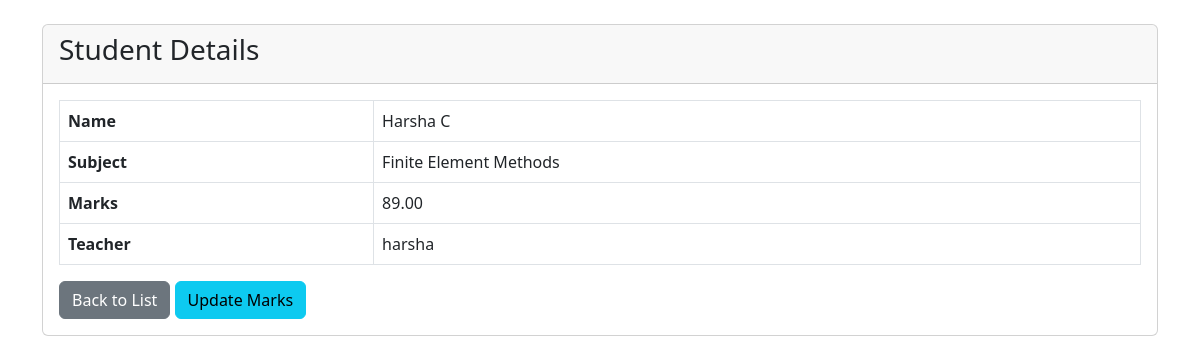
The app's page /student/1/ (signed in), older data.
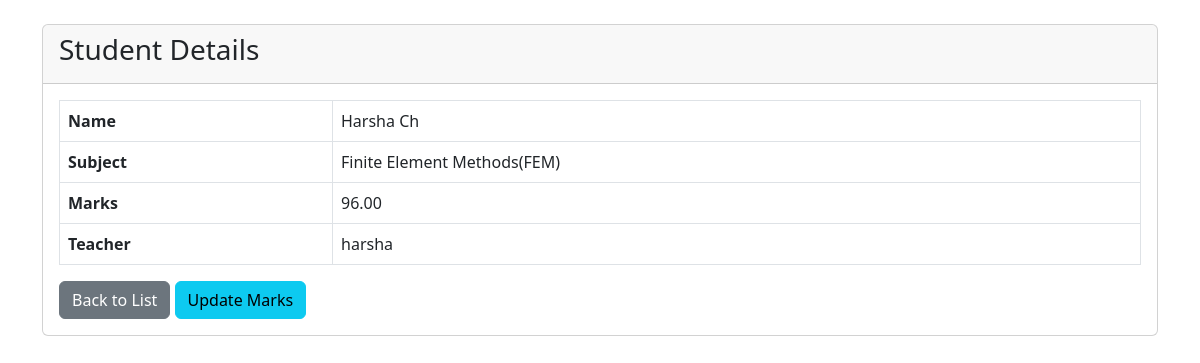
The same page, newer data.
### portal/models.py (models this page shows, shortened)
class Student(models.Model):
    name = models.CharField(max_length=100)
    subject = models.CharField(max_length=100)
    marks = models.DecimalField(max_digits=5, decimal_places=2)
    teacher = models.ForeignKey(Teacher, on_delete=models.CASCADE)
    class Meta:
        unique_together = ('name', 'subject', 'teacher')

class Teacher(AbstractUser):
    pass

### portal/views.py (the view)
# urls.py: path('student/<int:student_id>/', views.student_detail_view, name='student_detail'),
@login_required
def student_detail_view(request, student_id):
    student = get_object_or_404(Student, id=student_id, teacher=request.user)
    return render(request, 'portal/student_details.html', {'student': student})

### templates/portal/student_details.html (shortened to what this page needs)
{% extends "base.html" %}
{% block content %}
<div class="container mt-4">
    <div class="card">
        <div class="card-header">
            <h3>Student Details</h3>
        </div>
        <div class="card-body">
            <table class="table table-bordered">
                <tr>
                    <th>Name</th>
                    <td>{{ student.name }}</td>
                </tr>
                <tr>
                    <th>Subject</th>
                    <td>{{ student.subject }}</td>
                </tr>
                <tr>
                    <th>Marks</th>
                    <td data-field="marks">{{ student.marks }}</td>
                </tr>
                <tr>
                    <th>Teacher</th>
                    <td>{{ student.teacher.username }}</td>
                </tr>
            </table>
            <a href="{% url 'home' %}" class="btn btn-secondary">Back to List</a>
            <button class="btn btn-info update-btn" data-id="{{ student.id }}" data-subject="{{ student.subject }}">Update Marks</button>
        </div>
    </div>
</div>
{% endblock %}

Row changes from the older to the newer data that the page shows:
changed Student "harsha": name "Harsha C" → "Harsha Ch"; subject "Finite Element Methods" → "Finite Element Methods(FEM)"; marks "89.00" → "96.00"
